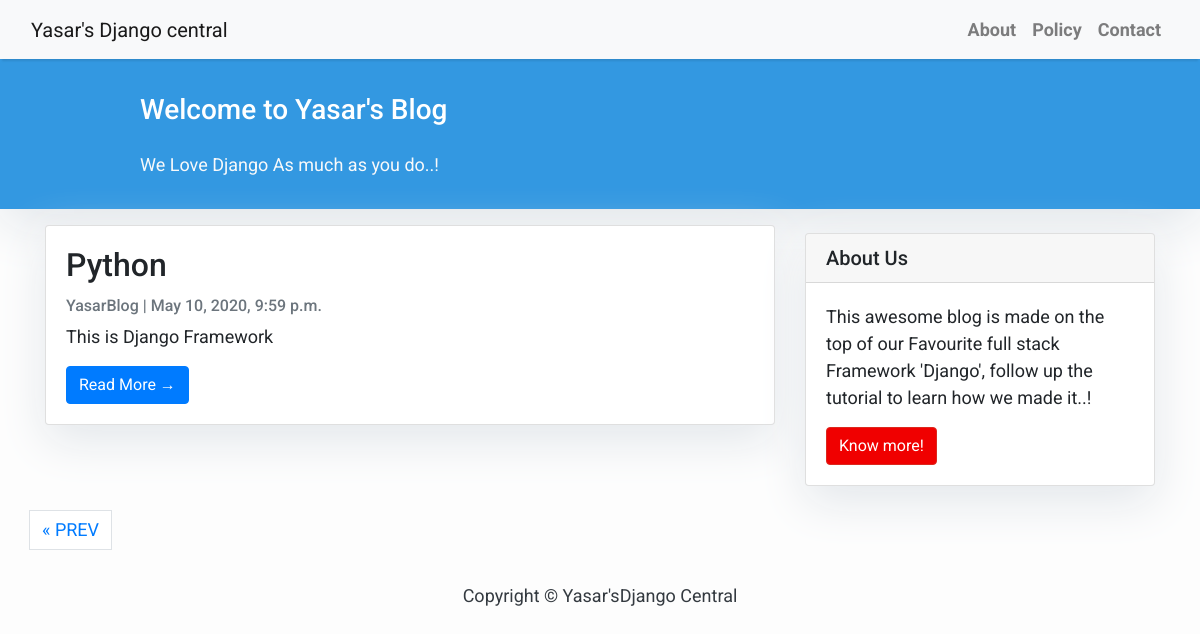
Screenshot of /?page=2 with the database file from the repository.
### BlogApp/models.py (models this page shows, shortened)
class Post(models.Model):
    title = models.CharField(max_length=200, unique=True)
    slug = models.SlugField(max_length=200, unique=True)
    author = models.ForeignKey(User, on_delete= models.CASCADE,related_name='blog_posts')
    updated_on = models.DateTimeField(auto_now= True)
    content = models.TextField()
    created_on = models.DateTimeField(auto_now_add=True)
    status = models.IntegerField(choices=STATUS, default=0)
    class Meta:
        ordering = ['-created_on']

### BlogApp/views.py (the view)
# urls.py: path('', views.PostList, name='home'),
def PostList(request):
    object_list = Post.objects.filter(status=1).order_by('-created_on')
    paginator = Paginator(object_list, 3)  # 3 posts in each page
    page = request.GET.get('page')
    try:
        post_list = paginator.page(page)
    except PageNotAnInteger:
        post_list = paginator.page(1)
    except EmptyPage:
        post_list = paginator.page(paginator.num_pages)
    return render(request,'index.html',{'page': page,'post_list': post_list})

### BlogApp/templates/index.html (shortened to what this page needs)
{% extends "base.html" %}
{% block content %}
<header class="masthead">
    <div class="container">
        <div class="row">
            <div class=" col-md-8 col-md-10 mx-auto">
                <div class="site-heading">
                    <h3 class=" site-heading my-4 mt-3 text-white"> Welcome to Yasar's  Blog </h3>
                    <p class="text-light">We Love Django As much as you do..! &nbsp
                    </p>
                </div>
            </div>
        </div>
    </div>
</header>
<div class="container">
    <div class="row">
        <div class="col-md-8 mt-3 left">
            {% for post in post_list %}
            <div class="card mb-4">
                <div class="card-body">
                    <h2 class="card-title">{{ post.title }}</h2>
                    <p class="card-text text-muted h6">{{ post.author }} | {{ post.created_on}} </p>
                    <p class="card-text">{{post.content|slice:":200" }}</p>
                    <a href="{% url 'post_detail' post.slug  %}" class="btn btn-primary">Read More &rarr;</a>
                </div>
            </div>
            {% endfor %}
          </div>
        {% block sidebar %} {% include 'sidebar.html' %} {% endblock sidebar %}
        {% if post_list.has_other_pages %}
          <ul class="pagination justify-content-center">
            {% if post_list.has_previous %}
            <li><a href="?page={{ post_list.previous_page_number }}" class="page-link">&laquo; PREV </a></li>
            {% endif %}
          </ul>
        </div>
        {% endif %}
    </div>
{%endblock%}

### BlogApp/templates/base.html (style rules this page uses)
body { font-family: "Roboto", sans-serif; font-size: 17px; background-color: #fdfdfd; }
.masthead { background: #3398E1; height: auto; padding-bottom: 15px; box-shadow: 0 16px 48px #E3E7EB; padding-top: 10px; }

### BlogApp/templates/index.html (style rules this page uses)
body { font-family: "Roboto", sans-serif; font-size: 18px; background-color: #fdfdfd; }
.card { box-shadow: 0 16px 48px #E3E7EB; }

### BlogApp/templates/sidebar.html (style rules this page uses)
.card { box-shadow: 0 16px 48px #E3E7EB; }

### rows the page displays
Post: title "Python", author "YasarBlog", created_on "May 10, 2020, 9:59 p.m.", content "This is Django Framework"
